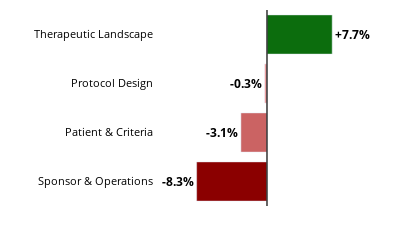

Write notebook code for a chart like this one.
### Code cell
import plotly.express as px
import pandas as pd
import numpy as np

def plot_success_bar_spaced(trial_index, df_subcategories, df_pillars):
    # 1. Get Unified Data
    df_pil, _, prob_base, prob_final = get_unified_impact_data(trial_index, df_subcategories, df_pillars)

    # 2. Sort
    df_pil = df_pil.sort_values('Impact_Pct', ascending=True)

    # 3. Color Bounds
    max_abs = max(abs(df_pil['Impact_Pct'].min()), abs(df_pil['Impact_Pct'].max()))

    # 4. Custom Color Scale
    custom_scale = [
        (0.00, "#8B0000"),  # Max Risk: Deep Red
        (0.49, "#EF9A9A"),  # Small Risk: Soft Red
        (0.50, "#FFFFFF"),  # Zero: White
        (0.51, "#A5D6A7"),  # Small Success: Soft Green
        (1.00, "#006400")   # Max Success: Deep Green
    ]

    # 5. Plot
    fig = px.bar(
        df_pil,
        x='Impact_Pct',
        y='Pillar',
        color='Impact_Pct',
        orientation='h',
        color_continuous_scale=custom_scale,
        range_color=[-max_abs, max_abs]
    )

    # 6. Styling
    fig.update_traces(
        texttemplate='%{x:+.1%}',
        textposition='outside',
        textfont_color='black',
        textfont_weight='bold',
        textfont_size=12,
        cliponaxis=False,
        width=0.8
    )

    fig.update_layout(
        title=None,
        xaxis_title="",
        yaxis_title="",
        showlegend=False,
        coloraxis_showscale=False,

        # --- SIZE & MARGINS ---
        width=400,
        height=180,
        bargap=0.15,

        # Increased Left Margin to accommodate the extra padding
        margin=dict(l=150, r=45, t=10, b=10),

        plot_bgcolor='white',
        paper_bgcolor='white',
        font=dict(size=11, color='black')
    )

    fig.add_vline(x=0, line_width=1.5, line_color="#333333", opacity=1)

    # X-Axis Zoom
    x_min = df_pil['Impact_Pct'].min()
    x_max = df_pil['Impact_Pct'].max()

    if x_min == 0 and x_max == 0:
        x_range = [-0.1, 0.1]
    else:
        x_range = [x_min * 1.35, x_max * 1.35]

    fig.update_xaxes(
        showticklabels=False,
        showgrid=False,
        zeroline=False,
        range=x_range
    )

    fig.update_yaxes(
        tickfont=dict(size=11, color='black'),
        # INCREASED PADDING HERE:
        ticksuffix="      ",
        automargin=True
    )

    fig.show()

# Test
plot_success_bar_spaced(0, df_subcategories, df_pillars)

### Figure 1 — Plotly figure (JSON) as saved in the notebook; plotly's stock layout.template omitted (floating-point values rounded to 4 significant figures)
{"data": [{"cliponaxis": false, "hovertemplate": "Impact_Pct=%{marker.color}<br>Pillar=%{y}<extra></extra>", "legendgroup": "", "marker": {"color": [-0.08262, -0.03061, -0.002678, 0.07654], "coloraxis": "coloraxis", "pattern": {"shape": ""}}, "name": "", "orientation": "h", "showlegend": false, "textfont": {"color": "black", "size": 12, "weight": "bold"}, "textposition": "outside", "texttemplate": "%{x:+.1%}", "type": "bar", "width": 0.8, "x": [-0.08262, -0.03061, -0.002678, 0.07654], "xaxis": "x", "y": ["Sponsor & Operations", "Patient & Criteria", "Protocol Design", "Therapeutic Landscape"], "yaxis": "y"}], "layout": {"bargap": 0.15, "barmode": "relative", "coloraxis": {"cmax": 0.08262, "cmin": -0.08262, "colorbar": {"title": {"text": "Impact_Pct"}}, "colorscale": [[0, "#8B0000"], [0.49, "#EF9A9A"], [0.5, "#FFFFFF"], [0.51, "#A5D6A7"], [1, "#006400"]], "showscale": false}, "font": {"color": "black", "size": 11}, "height": 180, "legend": {"tracegroupgap": 0}, "margin": {"b": 10, "l": 150, "r": 45, "t": 10}, "paper_bgcolor": "white", "plot_bgcolor": "white", "shapes": [{"line": {"color": "#333333", "width": 1.5}, "opacity": 1, "type": "line", "x0": 0, "x1": 0, "xref": "x", "y0": 0, "y1": 1, "yref": "y domain"}], "showlegend": false, "title": {}, "width": 400, "xaxis": {"anchor": "y", "domain": [0, 1], "range": [-0.1115, 0.1033], "showgrid": false, "showticklabels": false, "title": {"text": ""}, "zeroline": false}, "yaxis": {"anchor": "x", "automargin": true, "domain": [0, 1], "tickfont": {"color": "black", "size": 11}, "ticksuffix": "      ", "title": {"text": ""}}}}
